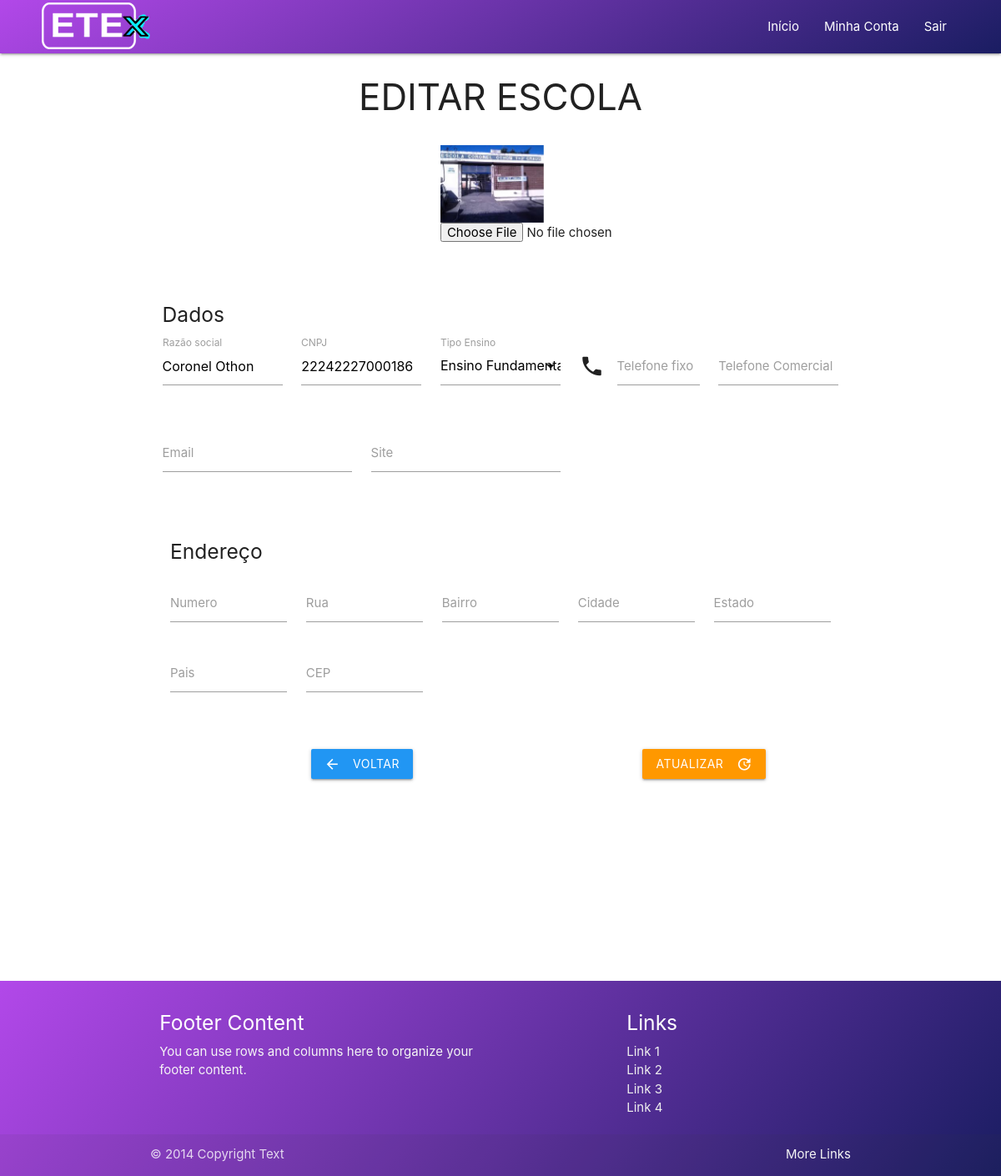
The page /app/escola/editar-escola.php?id=122 (signed in) on the database as committed earlier.
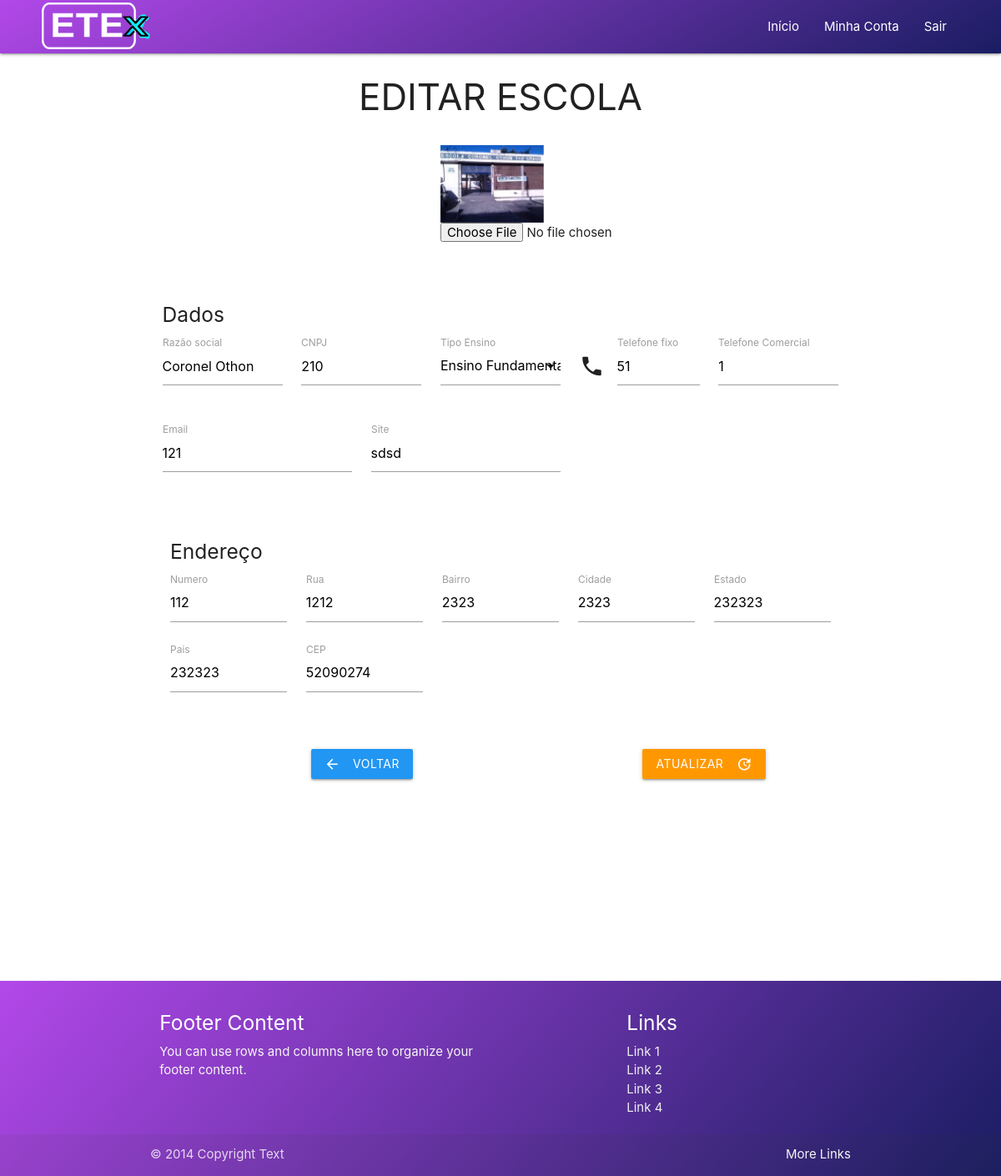
The same page on the database as committed later.
### tables this page shows
CREATE TABLE IF NOT EXISTS `escolas` (
  `id_escola` int(11) NOT NULL AUTO_INCREMENT,
  `nome_escola` varchar(40) NOT NULL,
  `cnpj_escola` varchar(40) NOT NULL,
  `tipo_escola` varchar(40) DEFAULT NULL,
  `fone_fixo_escola` varchar(40) DEFAULT NULL,
  `fone_comercial_escola` varchar(40) DEFAULT NULL,
  `email_escola` varchar(40) DEFAULT NULL,
  `site_escola` varchar(40) DEFAULT NULL,
  `numero_endereco_escola` varchar(40) DEFAULT NULL,
  `rua_endereco_escola` varchar(40) DEFAULT NULL,
  `bairro_endereco_escola` varchar(40) DEFAULT NULL,
  `cidade_endereco_escola` varchar(40) DEFAULT NULL,
  `estado_endereco_escola` varchar(40) DEFAULT NULL,
  `pais_endereco_escola` varchar(40) DEFAULT NULL,
  `cep_endereco_escola` varchar(40) DEFAULT NULL,
  `logo_escola` varchar(255) DEFAULT NULL,
  PRIMARY KEY (`id_escola`),
  UNIQUE KEY `cnpj_unique` (`cnpj_escola`)
);

### model/Escola/EscolaDao.class.php (called while the page is built, shortened)
<?php
class EscolaDao implements InterfaceEscola {
    public function buscarEscola($id) {
        $db_conexao = new Database();
        $conn = $db_conexao->dbConexao();
        $stmt = $conn->prepare("SELECT `nome_escola`, `cnpj_escola`, `tipo_escola`, `fone_fixo_escola`, `fone_comercial_escola`, `email_escola`, `site_escola`, `numero_endereco_escola`, `rua_endereco_escola`, `bairro_endereco_escola`, `cidade_endereco_escola`, `estado_endereco_escola`, `pais_endereco_escola`, `cep_endereco_escola`, `logo_escola` FROM `escolas` WHERE `id_escola` = :ID");
        $stmt->bindParam(":ID", $id);
        try {
            $stmt->execute();
            return $stmt->fetchAll(PDO::FETCH_ASSOC);
        } catch (Exception $e) {
            return $result = "Erro: " . $e;
        }
    }
}

### controller/EscolaController.class.php (called while the page is built, shortened)
<?php
include_once __DIR__.'/../model/Escola/EscolaDao.class.php';
class EscolaController implements InterfaceEscola {
    public function buscarEscola($id) {
        $buscar = new EscolaDao();
        return $buscar->buscarEscola($id);
    }
}

### view/Escola/editarEscola.view.php (the view, shortened to what this page needs)
<?php
foreach ($dados as $dado):
    ?>
    <div class="row">
        <div class="input-field col l2 m2 offset-l5">
            <img class="materialboxed" width="124" src="../../assets/img/escola/uploads/<?php echo $dado['logo_escola'];?>">
            <input type="file" name="logo" id="image"></input>
        </div>
    </div></br>
    <div class="row">
        <div class="col l12 offset-l1">
            <h5>Dados</h5>
        </div>
        <div class="input-field col l2 m2 offset-l1">
            <input type="text" name="nome" value="<?php echo $dado['nome_escola'];?>" id="nome">
            <label for="nome">Razão social</label>
        </div>
        <div class="input-field col l2 m2">
            <input type="text" name="cnpj" value="<?php echo $dado['cnpj_escola'];?>" id="cnpj">
            <label for="cnpj">CNPJ</label>
        </div>
        <div class="input-field col l2 m2">
            <label>Tipo Ensino</label>
        </div>
        <div class="input-field col l2 m2">
            <i class="material-icons prefix">phone</i>
            <input type="number" name="foneF" value="<?php echo $dado['fone_fixo_escola'];?>" id="foneF">
            <label for="foneF">Telefone fixo</label>
        </div>
        <div class="input-field col l2 m2">
            <input type="number" name="foneC"  value="<?php echo $dado['fone_comercial_escola'];?>" id="foneC">
            <label for="foneC">Telefone Comercial</label>
        </div>
    </div>
    <div class="row">
        <div class="input-field col l3 m2 offset-l1">
            <input type="text" name="email" value="<?php echo $dado['email_escola'];?>" id="email">
            <label for="email">Email</label>
        </div>
        <div class="input-field col l3 m2">
            <input type="text" name="site" value="<?php echo $dado['site_escola'];?>" id="site">
            <label for="site">Site</label>
        </div>
    </div>
    <?php
endforeach;
?>

### view/Escola/editarEndereco.view.php
<div class="col l12 m12 offset-l1"></br>
    <h5>Endereço</h5>
</div>
<div class="input-field col l2 m2 offset-l1">
    <input type="text" name="numero" id="number" value="<?php echo $dado['numero_endereco_escola']; ?>">
    <label for="number">Numero</label>
</div>
<div class="input-field col l2 m2">
    <input type="text" name="rua" id="streeat" value="<?php echo $dado['rua_endereco_escola']; ?>">
    <label for="streeat">Rua</label>
</div>
<div class="input-field col l2 m2">
    <input type="text" name="bairro" id="neighborhood" value="<?php echo $dado['bairro_endereco_escola']; ?>">
    <label for="neighborhood">Bairro</label>
</div>
<div class="input-field col l2 m2">
    <input type="text" name="cidade" id="city" value="<?php echo $dado['cidade_endereco_escola']; ?>">
    <label for="city">Cidade</label>
</div>
<div class="input-field col l2 m2">
    <input type="text" name="estado" id="state" value="<?php echo $dado['estado_endereco_escola']; ?>">
    <label for="state">Estado</label>
</div>
<div class="input-field col l2 m2 offset-l1">
    <input type="text" name="pais" id="pais" value="<?php echo $dado['pais_endereco_escola']; ?>">
    <label for="number">Pais</label>
</div>
<div class="input-field col l2 m2">
    <input type="number" name="cep" id="cep"  value="<?php echo $dado['cep_endereco_escola']; ?>">
    <label for="cep">CEP</label>
</div>

Rows that differ between the two databases and show on the page:
changed escolas "Coronel Othon": cnpj "22242227000186" → "210"; foneF (not shown) → "51"; foneC (not shown) → "1"; email (not shown) → "121"; site (not shown) → "sdsd"; numero (not shown) → "112"; rua (not shown) → "1212"; bairro (not shown) → "2323"; cidade (not shown) → "2323"; estado (not shown) → "232323"; pais (not shown) → "232323"; cep (not shown) → "52090274"
